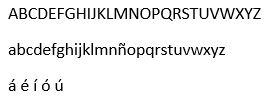
#> input picture ABC.JPG, 280 x 101 px, found by its file name
$ python Narrador01.py
#> lines starting #> are read from the running program, lines starting #| are printed output that depends on the picture; after the words box and inside, x2 and y2 are one past the last pixel; in counts of white or black regions, pixels touching at a corner belong together
import pandas as pd
import numpy as np
import matplotlib.pyplot as plt
from sklearn import cluster, datasets
from PIL import Image
#from gtts import gTTS
import webbrowser

# FUNCIONES para la red neuronal
def Hardlim(n):
    out=[]
    for i in n:
        if i >= 0 :
            out.append(1)
        else:
            out.append(0)
    return out

def Relu(n):
    out=[]
    for i in n:
        if i >= 0 :
            out.append(i)
        else:
            out.append(0)
    return out

def Compet(n):
    out = np.where(n == max(n),1 ,0)
    return out

def Diccionario(v):
    if v[0] == 1:
        print('A')
    elif v[1] == 1:
        print('B')
    elif v[2] == 1:
        print('C')
    elif v[3] == 1:
        print('D')
    elif v[4] == 1:
        print('E')
    elif v[5] == 1:
        print('F')
    elif v[6] == 1:
        print('G')
    elif v[7] == 1:
        print('H')
    elif v[8] == 1:
        print('I')
    elif v[9] == 1:
        print('J')
    elif v[10] == 1:
        print('K')
    elif v[11] == 1:
        print('L')
    elif v[12] == 1:
        print('M')
    elif v[13] == 1:
        print('N')
    elif v[14] == 1:
        print('O')
    elif v[15] == 1:
        print('P')
    elif v[16] == 1:
        print('Q')
    elif v[17] == 1:
        print('R')
    elif v[18] == 1:
        print('S')
    elif v[19] == 1:
        print('T')
    elif v[20] == 1:
        print('U')
    elif v[21] == 1:
        print('V')
    elif v[22] == 1:
        print('W')
    elif v[23] == 1:
        print('X')
    elif v[24] == 1:
        print('Y')
    elif v[25] == 1:
        print('Z')
    elif v[26] == 1:
        print('a')
    elif v[27] == 1:
        print('b')
    elif v[28] == 1:
        print('c')
    elif v[29] == 1:
        print('d')
    elif v[30] == 1:
        print('e')
    elif v[31] == 1:
        print('f')
    elif v[32] == 1:
        print('g')
    elif v[33] == 1:
        print('h')
    elif v[34] == 1:
        print('i')
    elif v[35] == 1:
        print('j')
    elif v[36] == 1:
        print('k')
    elif v[37] == 1:
        print('l')
    elif v[38] == 1:
        print('m')
    elif v[39] == 1:
        print('n')
    elif v[40] == 1:
        print('ñ')
    elif v[41] == 1:
        print('o')
    elif v[42] == 1:
        print('p')
    elif v[43] == 1:
        print('q')
    elif v[44] == 1:
        print('r')
    elif v[45] == 1:
        print('s')
    elif v[46] == 1:
        print('t')
    elif v[47] == 1:
        print('u')
    elif v[48] == 1:
        print('v')
    elif v[49] == 1:
        print('w')
    elif v[50] == 1:
        print('x')
    elif v[51] == 1:
        print('y')
    elif v[52] == 1:
        print('z')
    elif v[53] == 1:
        print('á')
    elif v[54] == 1:
        print('é')
    elif v[55] == 1:
        print('í')
    elif v[56] == 1:
        print('ó')
    elif v[57] == 1:
        print('ú')


# FUNCIONES para procesamiento de imagenes
def rgb2g(im):
    n_img = 0.299 * im[:,:,0] + 0.587 * im[:,:,1] + 0.114 * im[:,:,2]
    return n_img

def binarize(im, treshold = 200):
    for i in range(im.shape[0]):
        for j in range(im.shape[1]):
            if im[i][j] <= treshold:
                im[i][j] = 0
            else:
                im[i][j] = 255
    return im

# Carga Directamente en gris
def Load_Gray(name):
    img = Image.open(name)
    img_arr = np.asarray(img)
    print(type(img_arr))
    print(img_arr.shape)
    img_gray = rgb2g(img_arr)
    print(img_gray.shape)

    imbin = binarize(img_gray)  # Imagen binarizada
    return imbin

def Get_Letters_vector(imagen):
    imbin=Load_Gray(imagen)

    filsum = []
    for i in range(imbin.shape[0]):
        filsum.append(sum(imbin[i,:]))

    # Crop row
    row_tresh = sum(imbin[0,:])
    crop_vec = []
    for i in range(1,len(filsum)):
        if filsum[i-1]== row_tresh and filsum[i]<row_tresh:
            crop_vec.append(i)
        elif filsum[i]== row_tresh and filsum[i-1]<row_tresh:
            crop_vec.append(i)

    # Quita espacios entre acentos y la cosa de la ñ
    counter_pop = 0
    for i in range(1,len(crop_vec)):
        if (crop_vec[i-counter_pop]-crop_vec[i-1-counter_pop])<=4:
            crop_vec.pop(i-1-counter_pop)
            crop_vec.pop(i-1-counter_pop)
            counter_pop += 2


    # Row cropted
    rows = []
    for i in range(0,len(crop_vec),2):
        rows.append(imbin[crop_vec[i]:crop_vec[i+1],:])


    # Corte letras
    # Para cada renglon
    letras = []
    for k in range(len(rows)):

        colsum = []
        col_tresh = sum(rows[k][:,0])


        for i in range(rows[k].shape[1]):
            colsum.append(sum(rows[k][:,i]))

        # Donde corta
        crop_vec = []
        for i in range(1,len(colsum)):
            if colsum[i-1] == col_tresh and colsum[i]<col_tresh:
                crop_vec.append(i)
            elif colsum[i] == col_tresh and colsum[i-1]<col_tresh:
                crop_vec.append(i)

        # Hora de ver espacios y quitar los espacios en blanco entre letras
        for i in range(0,len(crop_vec),2):
            letras.append(rows[k][:,crop_vec[i]:crop_vec[i+1]])

    # De imagen a vector
    letras_vec = []
    for i in range(len(letras)):
        vec = np.reshape(letras[i],((letras[i].shape[0]*letras[i].shape[1]),1))
        letras_vec.append(vec)

    return letras_vec,letras

class INSTAR:
    def __init__(self):
        self.w=[]
        self.bias=[]
        self.pat=[]

    def Load_W(self,vectors, similitude = 0.90):
        lv_size =[]
        for i in range(len(vectors)):
            lv_size.append(vectors[i].shape[0])
        w_max_size = max(lv_size)

        # W [Letras,NCaract] and bias
        self.bias=[]
        # Parecido es un factor entre 0 y uno para ver que tanto se parecen
        self.w = np.zeros((len(vectors),w_max_size))
        for i in range(len(vectors)):
            norma = 0
            for k in range(vectors[i].shape[0]):
                self.w[i,k] = vectors[i][k,0]
                norma += (vectors[i][k,0])*(vectors[i][k,0])
            self.bias.append(norma*similitude)
        self.bias = np.array(self.bias)
        self.bias = np.reshape(self.bias,(len(self.bias),1))

    def Test(self,pattern):

        pat = np.zeros((self.w.shape[1],1))
        for i in range(len(pattern)):
            if i <= self.w.shape[1]-1:
                pat[i,0] = pattern[i]
        pattern = pat

        out = self.w @ pattern - self.bias
        # out = Hardlim(out)
        # out = Relu(out) # Se obtiene mas o menos lo mismo
        out = Compet(out)        # Compet

        return out

# Obtain the vector of the letters
# letters = Get_Letters_vector('Letras.bmp')
letters,lshapes = Get_Letters_vector('ABC.jpg')
#> in Load_Gray, img is the input picture: PIL image 280x101 RGB; min 0, max 255, mean 238.4
#| <class 'numpy.ndarray'>
#| (101, 280, 3)
#| (101, 280)
#> after the loop in binarize, `for i in range(im.shape[0]):`:
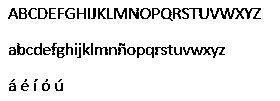
#> im: shape (101, 280) float64; 91.5% white; black in thin lines or dots, all inside (x1, y1, x2, y2) = (8, 8, 261, 91)
#> after the loop in Get_Letters_vector, `for i in range(imbin.shape[0]):`: filsum = 101 values, max 71400 at index 0, min 34935 at index 8, mean 65345.6
#> in Get_Letters_vector, `row_tresh = sum(imbin[0,:])`: row_tresh = 71400
#> the loop in Get_Letters_vector, `for i in range(1,len(filsum)):` made 100 passes
#> after the loop in Get_Letters_vector, `for i in range(1,len(filsum)):`: crop_vec = [8, 21, 43, 58, 79, 82, 83, 91]
#> the loop in Get_Letters_vector, `for i in range(1,len(crop_vec)):` made 7 passes
#> counter_pop on pass 5: 2
#> after the loop in Get_Letters_vector, `for i in range(1,len(crop_vec)):`: counter_pop = 2; crop_vec = [8, 21, 43, 58, 83, 91]
#> the loop in Get_Letters_vector, `for i in range(0,len(crop_vec),2):` made 3 passes
#> i on pass 3: 4
#> after the loop in Get_Letters_vector, `for i in range(0,len(crop_vec),2):`: rows = 3 items
#> the loop in Get_Letters_vector, `for k in range(len(rows)): ` made 3 passes
#> col_tresh on passes 1 to 3: 3315, 3825, 2040
#> after the loop in Get_Letters_vector, `for k in range(len(rows)):`: letras = 42 items
#> the loop in Get_Letters_vector, `for i in range(len(letras)):` made 42 passes
#> vec on pass 40: [0, 0, 0, 0, 0, 0, 0, 0, 0, 0, 0, 0, 0, 0, 0, 0]
#> letters = 42 items; lshapes = 42 items

# Create the instar
model = INSTAR()
# Load the W whit the vectors of letters
model.Load_W(letters)
#> the loop in Load_W, `for i in range(len(vectors)):` made 42 passes
#> after the loop in Load_W, `for i in range(len(vectors)):`: lv_size = 42 values, max 663 at index 18, min 16 at index 39, mean 147.5
#> in Load_W, `w_max_size = max(lv_size)`: w_max_size = 663
#> in Load_W, `self.w = np.zeros((len(vectors),w_max_size))`: self.w: shape (42, 663) float64; every value is 0
#> after the loop in Load_W, `for i in range(len(vectors)):`:
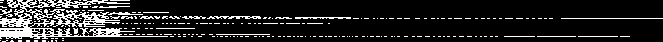
#> self.w: shape (42, 663) float64; 13.7% white in thin lines or dots
#> after the loop in Load_W, `for i in range(len(vectors)):`: self.bias = 42 values, max 26627737.5 at index 36, min 0 at index 39, mean 5332514.5
# Test W
outs = []
for i in range(len(letters)):
    sal = model.Test(model.w[i].T)
    outs.append(sal)
#> this loop made 42 passes
#> after the loop, outs = 42 items
    # print(sal)
outs = np.array(outs)
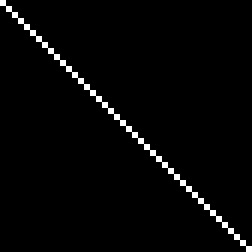
#> outs: shape (42, 42, 1) int64 (shown 6 times larger); values 0 (black) and 1 (white), 2.4% white in thin lines or dots

texto,tshapes = Get_Letters_vector('LETRAS.jpg')
#> call 2 of Load_Gray, with name = 'LETRAS.jpg'
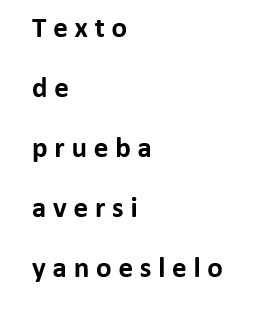
#> input picture LETRAS.JPG, 263 x 310 px, found by its file name
#> in Load_Gray, img is the input picture: PIL image 263x310 RGB; min 0, max 255, mean 245.4
#| <class 'numpy.ndarray'>
#| (310, 263, 3)
#| (310, 263)
#> call 2 of binarize, with treshold = 200
#> after the loop in binarize (call 2), `for i in range(im.shape[0]):`:
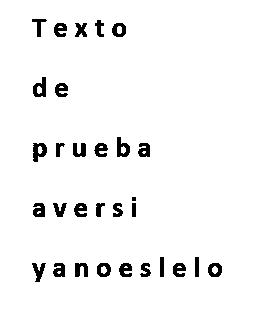
#> im: shape (310, 263) float64; 95.8% white; 30 black regions (1 under 20 px), largest, box (x1, y1, x2, y2) and area: (33, 143, 47, 162) 170, (33, 77, 46, 97) 160, (117, 137, 130, 157) 160
#> the loop in Get_Letters_vector (call 2), `for i in range(1,len(crop_vec)):` made 11 passes
#> the loop in Get_Letters_vector (call 2), `for i in range(0,len(crop_vec),2):` made 5 passes
#> i on passes 3 to 5: 4, 6, 8
#> the loop in Get_Letters_vector (call 2), `for k in range(len(rows)): ` made 5 passes
#> col_tresh on passes 1 to 5: 4590, 5100, 6375, 3570, 6375
#> the loop in Get_Letters_vector (call 2), `for i in range(len(letras)):` made 29 passes
#> texto = 29 items; tshapes = 29 items
outst = []
for i in range(len(texto)):
    sal = model.Test(texto[i])
    outst.append(sal)
    Diccionario(sal)
#> this loop made 29 passes
#| n
#| l
#| l
#| n
#| o
#| n
#| L
#| L
#> (further printed lines are left out)
#> after the loop, outst = 29 items
outst = np.array(outst)
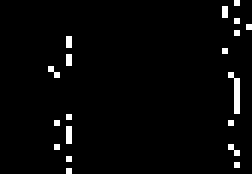
#> outst: shape (29, 42, 1) int64 (shown 6 times larger); values 0 (black) and 1 (white), 2.6% white in thin lines or dots, all inside (x1, y1, x2, y2) = (8, 0, 42, 29)

#print (outs)
